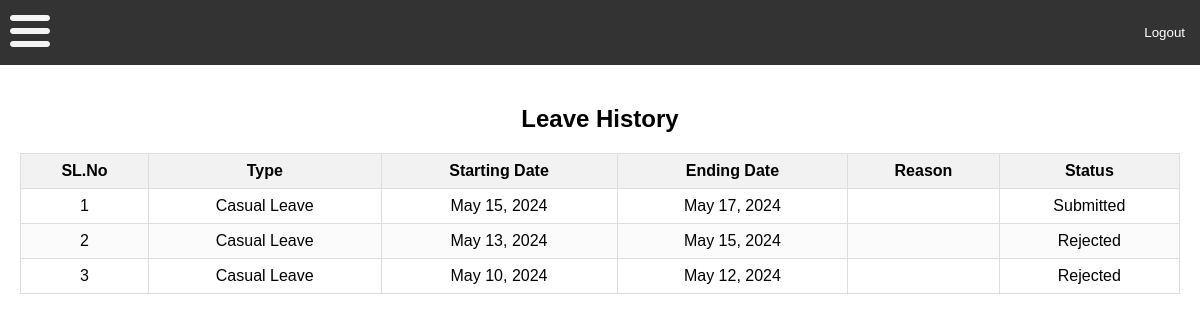
The app's page /reqhistory/ (signed in) with its own data.
### Admin/models.py (models this page shows)
class leaveRequests(models.Model):
    user = models.ForeignKey(User, on_delete=models.CASCADE)
    name = models.CharField(max_length=50, null=True)
    type = models.CharField(max_length=50)
    startDate = models.DateField()
    endDate = models.DateField()
    reason = models.CharField(max_length=50)
    status = models.CharField(max_length=50, blank=True, null=True, default="Submitted")

### User/views.py (the view)
# urls.py: path('reqhistory/', views.reqhistory, name="reqhistory"),
@login_required(login_url='loginpage')
def reqhistory(request):
    requests = leaveRequests.objects.filter(user=request.user)
    requests = reversed(requests)
    return render(request, "User/reqhistory.html", {"requests":requests})

### templates/User/reqhistory.html (shortened to what this page needs)
{% extends 'userpage.html' %}
{% load static %}
{% block content %}
    <link rel="stylesheet" href="{% static 'User/reqhistory.css' %}">
    <main>
        <section>
            <h2>Leave History</h2>
            <table class="history_table">
                <tr>
                    <th>SL.No</th>
                    <th>Type</th>
                    <th>Starting Date</th>
                    <th>Ending Date</th>
                    <th>Reason</th>
                    <th>Status</th>
                </tr>
                {% for req in requests %}
                    <tr>
                        <td>{{forloop.counter}}</td>
                        <td>{{req.type}}</td>
                        <td>{{req.startDate}}</td>
                        <td>{{req.endDate}}</td>
                        <td>{{req.reason}}</td>
                        <td>{{req.status}}</td>
                    </tr>
                {% endfor %}
            </table>
        </section>
    </main>
{% endblock content %}

### templates/userpage.html (shortened to what this page needs)
{% load static %}
<!DOCTYPE html>
<html>
    <head>
        <link rel="stylesheet" href="{% static 'pagedesign.css' %}">
    </head>
    <body>
        <div class="header">
            <button onclick="toggleDashboard()" id="toggleDashboardBtn"><img src="{% static 'dash.svg' %}" alt="Dashboard"></button>
            <button type="submit" class="logoutBtn" onclick="redirectToLogout()">Logout</button>
        </div>
        <div class="content">
            {% block content %}
            {% endblock content %}
        </div>
    </body>
</html>

### static/pagedesign.css (style rules this page uses)
body { font-family: Arial, sans-serif; margin: 0; padding: 0; }
.header { width: 100%; background-color: #333; color: #fff; padding: 10px; display: flex; justify-content: space-between; align-items: center; }
#toggleDashboardBtn { height: 40px; width: 40px; border: none; background: none; color: #fff; cursor: pointer; padding: 0; }
.logoutBtn { padding: 10px 20px; margin: 5px; border: none; border-radius: 20px; background-color: #333; color: #fff; cursor: pointer; transition: background-color 0.3s, color 0.3s; }
.content { margin-left: 0; padding: 20px; }

### static/User/reqhistory.css (style rules this page uses)
table { border-collapse: collapse; width: 100%; border: 1px solid #ddd; }
th { background-color: #f2f2f2; }
th,td { padding: 8px; text-align: center; border: 1px solid #ddd; }
.history_table tr:not(:first-child):nth-child(odd) { background-color: #fbfbfb; }
h2 { text-align: center; }

### records on screen
leaveRequests: type "Casual Leave", startDate "May 15, 2024", endDate "May 17, 2024", status "Submitted"
leaveRequests: type "Casual Leave", startDate "May 13, 2024", endDate "May 15, 2024", status "Rejected"
leaveRequests: type "Casual Leave", startDate "May 10, 2024", endDate "May 12, 2024", status "Rejected"
